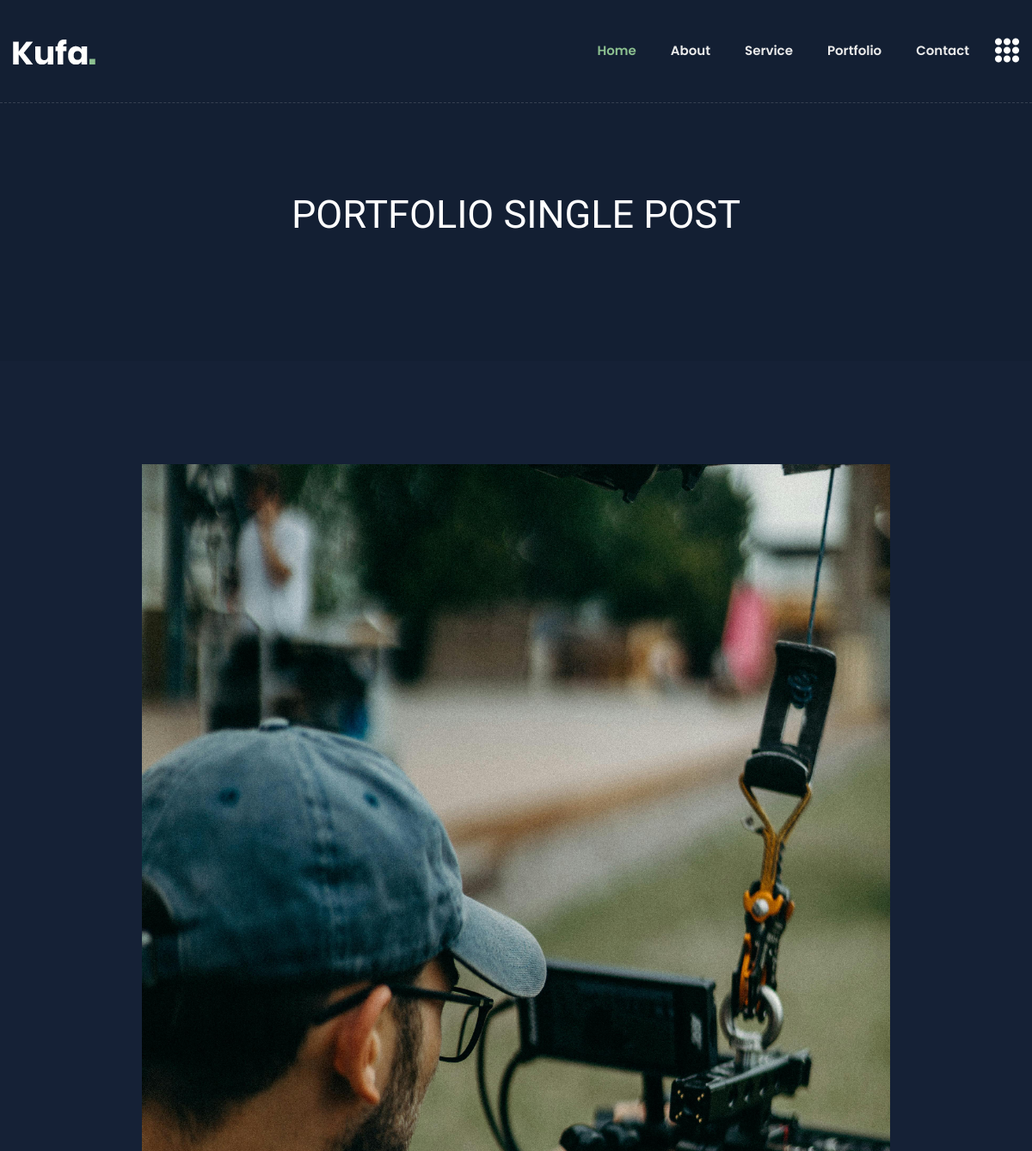
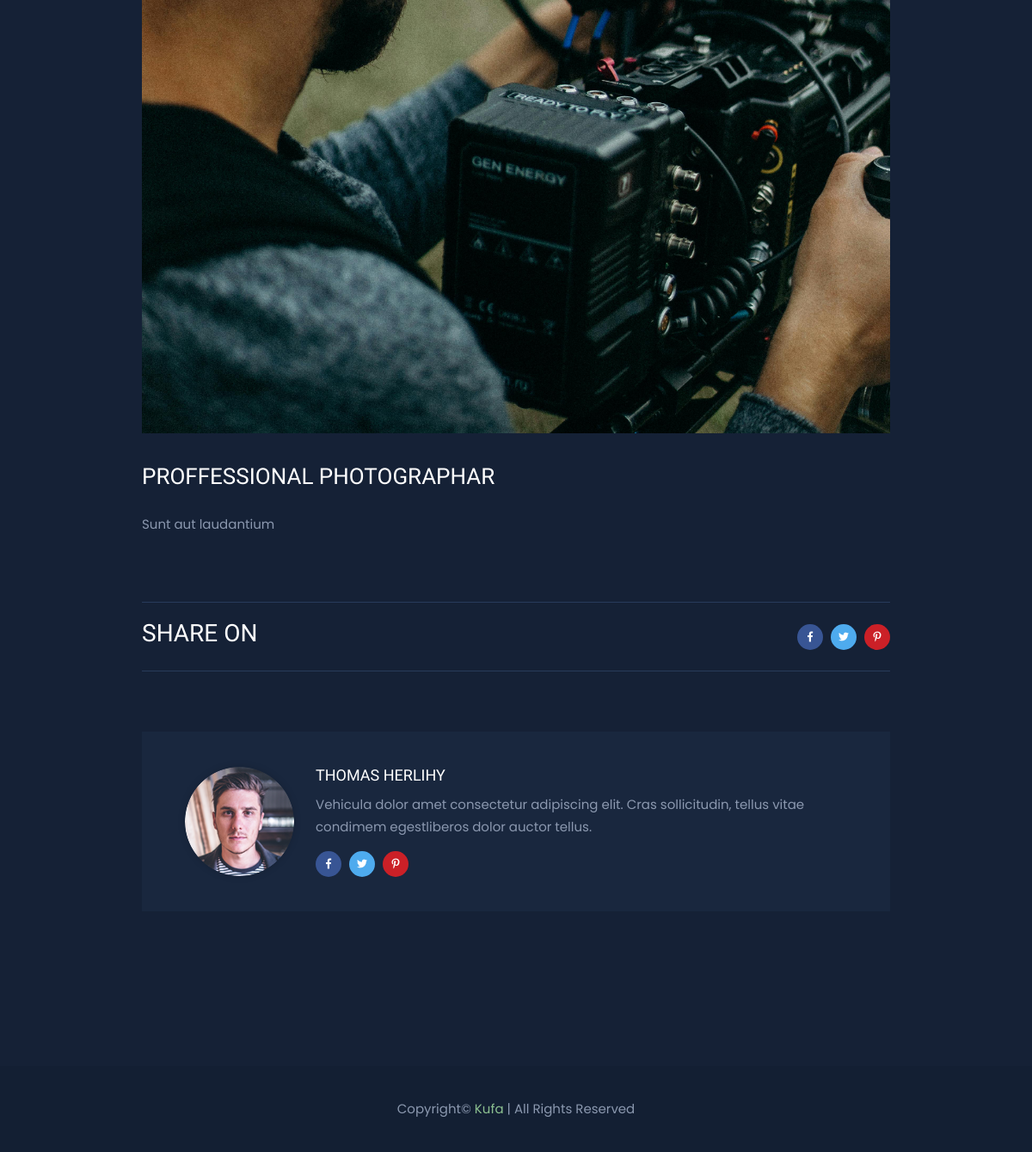
Page /backend/portfolio/single.php?portid=7 on the committed database (2 pictures, top to bottom).
### tables this page shows
CREATE TABLE `portfolios` (
  `id` int NOT NULL,
  `title` varchar(200) NOT NULL,
  `subtitle` varchar(200) NOT NULL,
  `description` longtext NOT NULL,
  `image` varchar(200) NOT NULL,
  `status` varchar(200) NOT NULL DEFAULT 'deactive'
);

### backend/portfolio/single.php (the view, shortened to what this page needs)
<?php
include '../../config/database.php';
if(isset($_GET['portid'])){
    $id = $_GET['portid'];
    $select_query = "SELECT * FROM portfolios WHERE id='$id'";
    $connect_select = mysqli_query($db_connect, $select_query);
    $portfolio = mysqli_fetch_assoc($connect_select);
}
?>
<!doctype html>
<html class="no-js" lang="en">
<head>
        <link rel="stylesheet" href="../../public/frontend/css/bootstrap.min.css">
        <link rel="stylesheet" href="../../public/frontend/css/animate.min.css">
        <link rel="stylesheet" href="../../public/frontend/css/magnific-popup.css">
        <link rel="stylesheet" href="../../public/frontend/css/fontawesome-all.min.css">
        <link rel="stylesheet" href="../../public/frontend/css/flaticon.css">
        <link rel="stylesheet" href="../../public/frontend/css/slick.css">
        <link rel="stylesheet" href="../../public/frontend/css/aos.css">
        <link rel="stylesheet" href="../../public/frontend/css/default.css">
        <link rel="stylesheet" href="../../public/frontend/css/style.css">
        <link rel="stylesheet" href="../../public/frontend/css/responsive.css">
    </head>
    <body class="theme-bg">
        <header>
            <div id="header-sticky" class="transparent-header">
                <div class="container">
                    <div class="row">
                        <div class="col-xl-12">
                            <div class="main-menu">
                                <nav class="navbar navbar-expand-lg">
                                    <a href="index.html" class="navbar-brand logo-sticky-none"><img src="../../public/frontend/img/logo/logo.png" alt="Logo"></a>
                                    <div class="collapse navbar-collapse" id="navbarNav">
                                        <ul class="navbar-nav ml-auto">
                                            <li class="nav-item active"><a class="nav-link" href="#home">Home</a></li>
                                            <li class="nav-item"><a class="nav-link" href="#about">about</a></li>
                                            <li class="nav-item"><a class="nav-link" href="#service">service</a></li>
                                            <li class="nav-item"><a class="nav-link" href="#portfolio">portfolio</a></li>
                                            <li class="nav-item"><a class="nav-link" href="#contact">Contact</a></li>
                                        </ul>
                                    </div>
                                    <div class="header-btn">
                                        <a href="#" class="off-canvas-menu menu-tigger"><i class="flaticon-menu"></i></a>
                                    </div>
                                </nav>
                            </div>
                        </div>
                    </div>
                </div>
            </div>
        </header>
        <main>
            <section class="breadcrumb-area breadcrumb-bg d-flex align-items-center">
                <div class="container">
                    <div class="row justify-content-center">
                        <div class="col-md-10">
                            <div class="breadcrumb-content text-center">
                                <h2>Portfolio Single POST</h2>
                            </div>
                        </div>
                    </div>
                </div>
            </section>
            <section class="portfolio-details-area pt-120 pb-120">
                <div class="container">
                    <div class="row justify-content-center">
                        <div class="col-xl-9 col-lg-10">
                            <div class="single-blog-list">
                                <div class="blog-list-thumb mb-35">
                                    <img src="../../public/uploads/portfolio/<?= $portfolio['image'] ?>" alt="img">
                                </div>
                                <div class="blog-list-content blog-details-content portfolio-details-content">
                                    <h2>
                                    <?= $portfolio['title'] ?>
                                    </h2>
                                    <p>
                                    <?= $portfolio['description'] ?>
                                    </p>
                                    <div class="blog-list-meta">
                                        <ul>
                                            <li class="blog-post-date">
                                                <h3>Share On</h3>
                                            </li>
                                            <li class="blog-post-share">
                                                <a href="#"><i class="fab fa-facebook-f"></i></a>
                                                <a href="#"><i class="fab fa-twitter"></i></a>
                                                <a href="#"><i class="fab fa-pinterest-p"></i></a>
                                            </li>
                                        </ul>
                                    </div>
                                </div>
                                <div class="avatar-post mt-70 mb-60">
                                    <ul>
                                        <li>
                                            <div class="post-avatar-img">
                                                <img src="../../public/frontend/img/blog/post_avatar_img.png" alt="img">
                                            </div>
                                            <div class="post-avatar-content">
                                                <h5>Thomas Herlihy</h5>
                                                <p>Vehicula dolor amet consectetur adipiscing elit. Cras sollicitudin, tellus vitae
                                                    condimem
                                                    egestliberos dolor auctor
                                                    tellus.</p>
                                                <div class="post-avatar-social mt-15">
                                                    <a href="#"><i class="fab fa-facebook-f"></i></a>
                                                    <a href="#"><i class="fab fa-twitter"></i></a>
                                                    <a href="#"><i class="fab fa-pinterest-p"></i></a>
                                                </div>
                                            </div>
                                        </li>
                                    </ul>
                                </div>
                            </div>
                        </div>
                    </div>
                </div>
            </section>
        </main>
        <footer>
            <div class="copyright-wrap primary-bg">
                <div class="container">
                    <div class="row align-items-center">
                        <div class="col-12">
                            <div class="copyright-text text-center">
                                <p>Copyright© <span>Kufa</span> | All Rights Reserved</p>
                            </div>
                        </div>
                    </div>
                </div>
            </div>
        </footer>
    </body>
</html>

### public/frontend/css/default.css (style rules this page uses)
.mt-15 { margin-top: 15px; }
.mt-70 { margin-top: 70px; }
.mb-35 { margin-bottom: 35px; }
.mb-60 { margin-bottom: 60px; }
.pt-120 { padding-top: 120px; }
.pb-120 { padding-bottom: 120px; }
.theme-bg { background: #152136; }
.primary-bg { background: #131f33; }

### public/frontend/css/style.css (style rules this page uses)
body { font-family: 'Poppins', sans-serif; font-weight: normal; font-style: normal; font-size: 15px; color: #8b98af; }
a, .button { -webkit-transition: all 0.3s ease-out 0s; -moz-transition: all 0.3s ease-out 0s; -ms-transition: all 0.3s ease-out 0s; -o-transition: all 0.3s ease-out 0s; transition: all 0.3s ease-out 0s; }
a, button { color: #1696e7; outline: medium none; }
h1, h2, h3, h4, h5, h6 { font-family: 'Baloo Bhaijaan', cursive; color: #ffffff; margin-top: 0px; font-style: normal; font-weight: 400; text-transform: normal; }
h2 { font-size: 35px; }
h3 { font-size: 28px; }
h5 { font-size: 18px; }
ul { margin: 0px; padding: 0px; }
li { list-style: none }
p { font-size: 15px; font-weight: normal; line-height: 2; color: #8b98af; margin-bottom: 15px; }
*::placeholder { color: #555555; font-size: 14px; opacity: 1; }
.transparent-header { position: absolute; left: 0; top: 0; width: 100%; height: auto; z-index: 9; padding: 18px 0; border-bottom: 1px dashed rgba(255,255,255,.15); }
.main-menu .navbar { padding: 0; }
.main-menu .nav-item { display: inline-block; margin-left: 40px; }
.main-menu .nav-item:first-child { margin-left: 0px; }
.main-menu .navbar-expand-lg .navbar-nav .nav-link { padding: 30px 0; font-size: 15px; font-weight: 600; text-transform: capitalize; }
.main-menu .navbar-expand-lg .navbar-nav .nav-link, .header-search a { color: #ebebeb; }
.header-btn { margin-left: 30px; display: flex; align-items: center; }
.header-btn a.off-canvas-menu { font-size: 28px; color: #fff; line-height: 1; margin-left: 30px; display: inline-block; }
.main-menu .navbar-expand-lg .navbar-nav .nav-link:hover, .main-menu .navbar-expand-lg .navbar-nav .nav-item.active .nav-link, .header-search a:hover, .social-icon-right > a:hover, .header-btn a.off-canvas-menu:hover { color: #8cc090; }
.breadcrumb-bg { min-height: 450px; position: relative; z-index: 1; background: #131f33; }
.breadcrumb-bg::before { content: ""; position: absolute; left: 0; top: 0; width: 100%; height: 100%; opacity: .9; }
.breadcrumb-content { margin-top: 75px; }
.breadcrumb-content h2 { font-size: 45px; color: #fff; text-transform: uppercase; margin-bottom: 10px; }
.blog-list-thumb img { width: 100%; }
.blog-list-content h2 { color: #ffffff; font-size: 30px; margin-bottom: 25px; text-transform: uppercase; }
.blog-list-content p { font-size: 15px; line-height: 2; font-weight: 400; margin-bottom: 45px; }
.blog-list-meta > ul { display: flex; justify-content: space-between; align-items: center; border-top: 1px solid #283b5b; border-bottom: 1px solid #283b5b; padding: 19px 0; }
.blog-list-meta ul li.blog-post-date { font-size: 14px; font-weight: 400; text-transform: uppercase; }
.blog-list-meta ul li.blog-post-share a, .post-avatar-social a { display: inline-block; height: 30px; width: 30px; line-height: 30px; background: #385594; text-align: center; font-size: 12px; border-radius: 50%; color: #fff; margin-left: 5px; }
.blog-list-meta ul li.blog-post-share a:nth-child(2), .post-avatar-social a:nth-child(2) { background: #4eabee; }
.blog-list-meta ul li.blog-post-share a:last-child, .post-avatar-social a:last-child { background: #cb2027; }
.blog-details-content p { margin-bottom: 10px; }
.blog-details-content .blog-list-meta { margin-top: 75px; }
.avatar-post { background: #19273e; padding: 40px 50px; }
.avatar-post ul li { display: flex; align-items: center; }
.post-avatar-img { margin-right: 25px; }
.post-avatar-img img { border-radius: 50%; box-shadow: 0px 0px 9px 0px rgba(0, 0, 0, 0.16); }
.post-avatar-content h5 { font-size: 18px; margin-bottom: 10px; text-transform: uppercase; }
.post-avatar-content p { font-size: 15px; line-height: 26px; margin-bottom: 0; font-weight: 400; }
.post-avatar-social a:first-child { margin-left: 0; }
.copyright-wrap { padding: 35px 0; }
.copyright-text p { margin-bottom: 0; }
.copyright-text p span { color: #8cc090; }

### rows in the picture
portfolios: image (picture), title "PROFFESSIONAL PHOTOGRAPHAR", description "Sunt aut laudantium"
